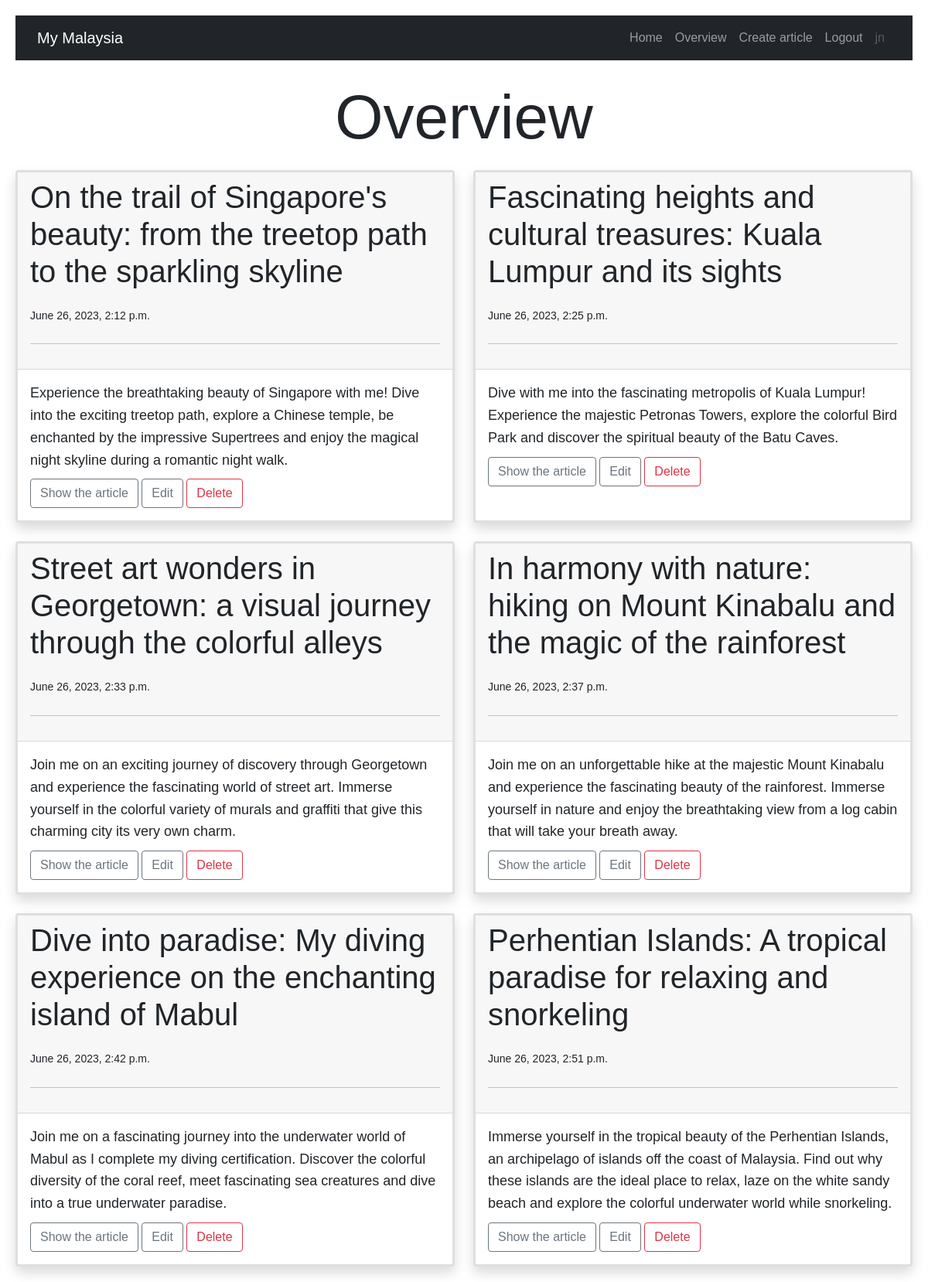
The page /overview/ (signed in) on the database its author committed.
### articles/models.py (models this page shows)
class Article(models.Model):
    title = models.TextField()
    content = models.TextField()
    date_created = models.DateTimeField('Article Added',blank=True, auto_now_add=True)
    summary = models.TextField('Short Description')

### articles/views.py (the view)
def articles_overview(request):
    articles = Article.objects.all()
    context = {
        'articles': articles,
    }
    template = loader.get_template('article-overview.html')
    return HttpResponse(template.render(context, request))

### templates/article-overview.html (shortened to what this page needs)
{% extends "base.html" %}
{% block content %}
<br>
    <header>
      <center>
        <h1 class="display-1">Overview</h1>
      </center>
    </header>
    <div class="row row-cols-md-1 row-cols-lg-2 row-cols-xxl-3 g-4" data-masonry='{"percentPosition": true }'>
        {% for article in articles %}
        <div class="col">
          <div class="card h-100 border-3 shadow">
            <div class="card-header">
              <h1 class="display-6">{{ article.title }}</h1>
              <small>{{ article.date_created }}</small>
              <hr class="my-4">
            </div>
            <div class="card-body">
              <p class="card-text">{{article.summary}}</p>
              <a href="/article/{{ article.id }}"><button type="button" class="btn btn-outline-secondary">Show the article</button></a>
              {% if user.is_staff %}
              <a href="/article-edit/{{ article.id }}" class="btn btn-outline-secondary">Edit</a>
              <button class="btn btn-outline-danger" onclick="confirmDelete('{{ article.id }}')">Delete</button>
              {% endif %}
            </div>
          </div>
        </div>
        {% endfor %}
    </div>
{% endblock %}

### templates/base.html (shortened to what this page needs)
{% load static %}
<!DOCTYPE html>
<html lang="en">
  <head>
    <link rel="stylesheet" href="https://stackpath.bootstrapcdn.com/bootstrap/4.5.2/css/bootstrap.min.css">
    <link href="https://cdn.jsdelivr.net/npm/bootstrap@5.0.2/dist/css/bootstrap.min.css" rel="stylesheet">
  </head>
      <nav class="navbar navbar-expand-lg bg-dark navbar-dark">
        <div class="container">
            <a href="/" class="navbar-brand">My Malaysia</a>
            <div class="collapse navbar-collapse" id="navmenu""">
                <ul class="navbar-nav ms-auto">
                  <li class="nav-item">
                    <a class="nav-link" href="/">Home</a>
                  </li>
                  <li class="nav-item">
                    <a class="nav-link" href="/overview">Overview</a>
                  </li>
                  {% if user.is_staff %}
                  <li class="nav-item">
                    <a class="nav-link" href="/article/create">Create article</a>
                  </li>
                  {% endif %}
                  {% if user.is_authenticated%}
                  <li class="nav-item">
                    <a class="nav-link" aria-current="page" href="/logout"> Logout</a>
                  </li>
                  <li class="nav-item">
                    <a class="nav-link disabled" aria-current="page" href=""> {{ user.username }}</a>
                  </li>
                  {% endif %}
                </ul>
            </div>
        </div>
    </nav>
  <body >
    {% block content %}
    {% endblock %}
  </body>
</html>

### templates/base.html (style rules this page uses)
body { font-family: Arial, sans-serif; line-height: 1.6; padding: 20px; max-width: 60%%; margin: 0 auto; }
h1 { font-size: 32px; margin-bottom: 20px; }
p { font-size: 18px; margin-bottom: 10px; }

### rows shown on the page
Article: title "On the trail of Singapore's beauty: from the treetop path to the sparkling skyline", date_created "June 26, 2023, 2:12 p.m.", summary "Experience the breathtaking beauty of Singapore with me! Dive into the exciting treetop path, explore a Chinese temple, be enchanted by the impressive Supertrees and enjoy the magical night skyline during a romantic night walk."
Article: title "Fascinating heights and cultural treasures: Kuala Lumpur and its sights", date_created "June 26, 2023, 2:25 p.m.", summary "Dive with me into the fascinating metropolis of Kuala Lumpur! Experience the majestic Petronas Towers, explore the colorful Bird Park and discover the spiritual beauty of the Batu Caves."
Article: title "Street art wonders in Georgetown: a visual journey through the colorful alleys", date_created "June 26, 2023, 2:33 p.m.", summary "Join me on an exciting journey of discovery through Georgetown and experience the fascinating world of street art. Immerse yourself in the colorful variety of murals and graffiti that give this charming city its very own charm."
Article: title "In harmony with nature: hiking on Mount Kinabalu and the magic of the rainforest", date_created "June 26, 2023, 2:37 p.m.", summary "Join me on an unforgettable hike at the majestic Mount Kinabalu and experience the fascinating beauty of the rainforest. Immerse yourself in nature and enjoy the breathtaking view from a log cabin that will take your breath away."
Article: title "Dive into paradise: My diving experience on the enchanting island of Mabul", date_created "June 26, 2023, 2:42 p.m.", summary "Join me on a fascinating journey into the underwater world of Mabul as I complete my diving certification. Discover the colorful diversity of the coral reef, meet fascinating sea creatures and dive into a true underwater paradise."
Article: title "Perhentian Islands: A tropical paradise for relaxing and snorkeling", date_created "June 26, 2023, 2:51 p.m.", summary "Immerse yourself in the tropical beauty of the Perhentian Islands, an archipelago of islands off the coast of Malaysia. Find out why these islands are the ideal place to relax, laze on the white sandy beach and explore the colorful underwater world while snorkeling."

### other values the page prints
{{ user.username }} "jn"
